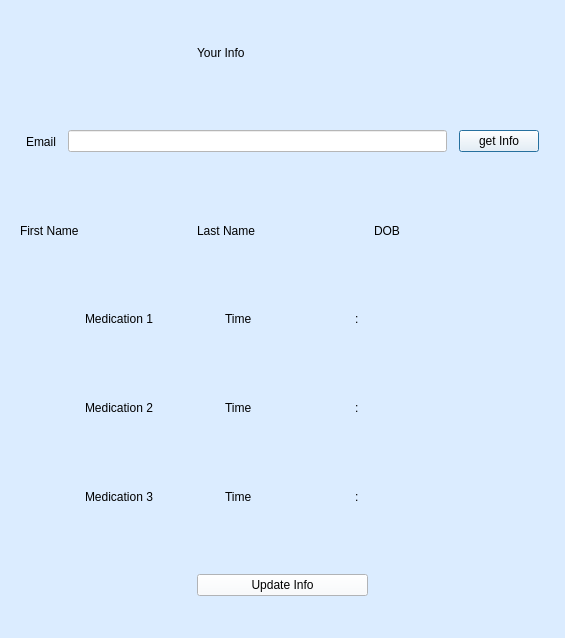
<?xml version="1.0" encoding="UTF-8"?>
<ui version="4.0">
 <class>Dialog</class>
 <widget class="QDialog" name="Dialog">
  <property name="geometry">
   <rect>
    <x>0</x>
    <y>0</y>
    <width>565</width>
    <height>638</height>
   </rect>
  </property>
  <property name="windowTitle">
   <string>Dialog</string>
  </property>
  <property name="styleSheet">
   <string notr="true">background:rgb(219, 236, 255)
</string>
  </property>
  <layout class="QVBoxLayout" name="verticalLayout">
   <item>
    <widget class="QWidget" name="widget" native="true">
     <layout class="QHBoxLayout" name="horizontalLayout">
      <item>
       <widget class="QWidget" name="widget_2" native="true"/>
      </item>
      <item>
       <widget class="QLabel" name="label">
        <property name="styleSheet">
         <string notr="true">font: 700 italic 26pt &quot;Georgia&quot;;</string>
        </property>
        <property name="text">
         <string>Your Info</string>
        </property>
       </widget>
      </item>
      <item>
       <widget class="QWidget" name="widget_3" native="true"/>
      </item>
     </layout>
    </widget>
   </item>
   <item>
    <widget class="QWidget" name="widget_11" native="true">
     <layout class="QHBoxLayout" name="horizontalLayout_4">
      <item>
       <widget class="QWidget" name="widget_12" native="true"/>
      </item>
      <item>
       <widget class="QLabel" name="label_3">
        <property name="styleSheet">
         <string notr="true">font: 700 italic 14pt &quot;Georgia&quot;;</string>
        </property>
        <property name="text">
         <string>Email</string>
        </property>
       </widget>
      </item>
      <item>
       <widget class="QWidget" name="widget_14" native="true"/>
      </item>
      <item>
       <widget class="QLineEdit" name="email">
        <property name="styleSheet">
         <string notr="true">background: white
</string>
        </property>
       </widget>
      </item>
      <item>
       <widget class="QWidget" name="widget_17" native="true"/>
      </item>
      <item>
       <widget class="QPushButton" name="pushButton_2">
        <property name="styleSheet">
         <string notr="true">background:rgb(248, 251, 255)</string>
        </property>
        <property name="text">
         <string>get Info</string>
        </property>
       </widget>
      </item>
      <item>
       <widget class="QWidget" name="widget_15" native="true"/>
      </item>
     </layout>
    </widget>
   </item>
   <item>
    <widget class="QWidget" name="widget_4" native="true">
     <layout class="QHBoxLayout" name="horizontalLayout_2">
      <item>
       <widget class="QLabel" name="label_4">
        <property name="styleSheet">
         <string notr="true">font: 700 italic 14pt &quot;Georgia&quot;;</string>
        </property>
        <property name="text">
         <string>First Name</string>
        </property>
       </widget>
      </item>
      <item>
       <widget class="QLabel" name="first">
        <property name="text">
         <string/>
        </property>
       </widget>
      </item>
      <item>
       <widget class="QLabel" name="label_2">
        <property name="styleSheet">
         <string notr="true">font: 700 italic 14pt &quot;Georgia&quot;;</string>
        </property>
        <property name="text">
         <string>Last Name</string>
        </property>
       </widget>
      </item>
      <item>
       <widget class="QLabel" name="Lastname">
        <property name="text">
         <string/>
        </property>
       </widget>
      </item>
      <item>
       <widget class="QLabel" name="label_5">
        <property name="styleSheet">
         <string notr="true">font: 700 italic 14pt &quot;Georgia&quot;;</string>
        </property>
        <property name="text">
         <string>DOB</string>
        </property>
       </widget>
      </item>
      <item>
       <widget class="QLabel" name="DOB">
        <property name="text">
         <string/>
        </property>
       </widget>
      </item>
     </layout>
    </widget>
   </item>
   <item>
    <widget class="QWidget" name="widget_7" native="true">
     <layout class="QHBoxLayout" name="horizontalLayout_3">
      <item>
       <widget class="QWidget" name="widget_8" native="true"/>
      </item>
      <item>
       <widget class="QLabel" name="label_8">
        <property name="styleSheet">
         <string notr="true">font: 700 italic 14pt &quot;Georgia&quot;;</string>
        </property>
        <property name="text">
         <string>Medication 1</string>
        </property>
       </widget>
      </item>
      <item>
       <widget class="QLabel" name="Med1">
        <property name="text">
         <string/>
        </property>
       </widget>
      </item>
      <item>
       <widget class="QLabel" name="label_10">
        <property name="styleSheet">
         <string notr="true">font: 700 italic 14pt &quot;Georgia&quot;;</string>
        </property>
        <property name="text">
         <string>Time</string>
        </property>
       </widget>
      </item>
      <item>
       <widget class="QLabel" name="Hour1">
        <property name="text">
         <string/>
        </property>
       </widget>
      </item>
      <item>
       <widget class="QLabel" name="label_6">
        <property name="styleSheet">
         <string notr="true">font: 700 italic 14pt &quot;Georgia&quot;;</string>
        </property>
        <property name="text">
         <string>:</string>
        </property>
       </widget>
      </item>
      <item>
       <widget class="QLabel" name="min1">
        <property name="text">
         <string/>
        </property>
       </widget>
      </item>
      <item>
       <widget class="QLabel" name="AP1">
        <property name="text">
         <string/>
        </property>
       </widget>
      </item>
     </layout>
    </widget>
   </item>
   <item>
    <widget class="QWidget" name="widget_10" native="true">
     <layout class="QHBoxLayout" name="horizontalLayout_7">
      <item>
       <widget class="QWidget" name="widget_13" native="true"/>
      </item>
      <item>
       <widget class="QLabel" name="label_12">
        <property name="styleSheet">
         <string notr="true">font: 700 italic 14pt &quot;Georgia&quot;;</string>
        </property>
        <property name="text">
         <string>Medication 2</string>
        </property>
       </widget>
      </item>
      <item>
       <widget class="QLabel" name="Med2">
        <property name="text">
         <string/>
        </property>
       </widget>
      </item>
      <item>
       <widget class="QLabel" name="label_33">
        <property name="styleSheet">
         <string notr="true">font: 700 italic 14pt &quot;Georgia&quot;;</string>
        </property>
        <property name="text">
         <string>Time</string>
        </property>
       </widget>
      </item>
      <item>
       <widget class="QLabel" name="Hour2">
        <property name="text">
         <string/>
        </property>
       </widget>
      </item>
      <item>
       <widget class="QLabel" name="label_7">
        <property name="styleSheet">
         <string notr="true">font: 700 italic 14pt &quot;Georgia&quot;;</string>
        </property>
        <property name="text">
         <string>:</string>
        </property>
       </widget>
      </item>
      <item>
       <widget class="QLabel" name="min2">
        <property name="text">
         <string/>
        </property>
       </widget>
      </item>
      <item>
       <widget class="QLabel" name="AP2">
        <property name="text">
         <string/>
        </property>
       </widget>
      </item>
     </layout>
    </widget>
   </item>
   <item>
    <widget class="QWidget" name="widget_19" native="true">
     <layout class="QHBoxLayout" name="horizontalLayout_8">
      <item>
       <widget class="QWidget" name="widget_20" native="true"/>
      </item>
      <item>
       <widget class="QLabel" name="label_36">
        <property name="styleSheet">
         <string notr="true">font: 700 italic 14pt &quot;Georgia&quot;;</string>
        </property>
        <property name="text">
         <string>Medication 3</string>
        </property>
       </widget>
      </item>
      <item>
       <widget class="QLabel" name="Med3">
        <property name="text">
         <string/>
        </property>
       </widget>
      </item>
      <item>
       <widget class="QLabel" name="label_38">
        <property name="styleSheet">
         <string notr="true">font: 700 italic 14pt &quot;Georgia&quot;;</string>
        </property>
        <property name="text">
         <string>Time</string>
        </property>
       </widget>
      </item>
      <item>
       <widget class="QLabel" name="Hour3">
        <property name="text">
         <string/>
        </property>
       </widget>
      </item>
      <item>
       <widget class="QLabel" name="label_9">
        <property name="styleSheet">
         <string notr="true">font: 700 italic 14pt &quot;Georgia&quot;;</string>
        </property>
        <property name="text">
         <string>:</string>
        </property>
       </widget>
      </item>
      <item>
       <widget class="QLabel" name="min3">
        <property name="text">
         <string/>
        </property>
       </widget>
      </item>
      <item>
       <widget class="QLabel" name="AP3">
        <property name="text">
         <string/>
        </property>
       </widget>
      </item>
     </layout>
    </widget>
   </item>
   <item>
    <widget class="QWidget" name="widget_25" native="true">
     <layout class="QHBoxLayout" name="horizontalLayout_10">
      <item>
       <widget class="QWidget" name="widget_26" native="true"/>
      </item>
      <item>
       <widget class="QPushButton" name="pushButton">
        <property name="styleSheet">
         <string notr="true">background:rgb(248, 251, 255)</string>
        </property>
        <property name="text">
         <string>Update Info</string>
        </property>
       </widget>
      </item>
      <item>
       <widget class="QWidget" name="widget_27" native="true"/>
      </item>
     </layout>
    </widget>
   </item>
  </layout>
 </widget>
 <resources/>
 <connections/>
</ui>
